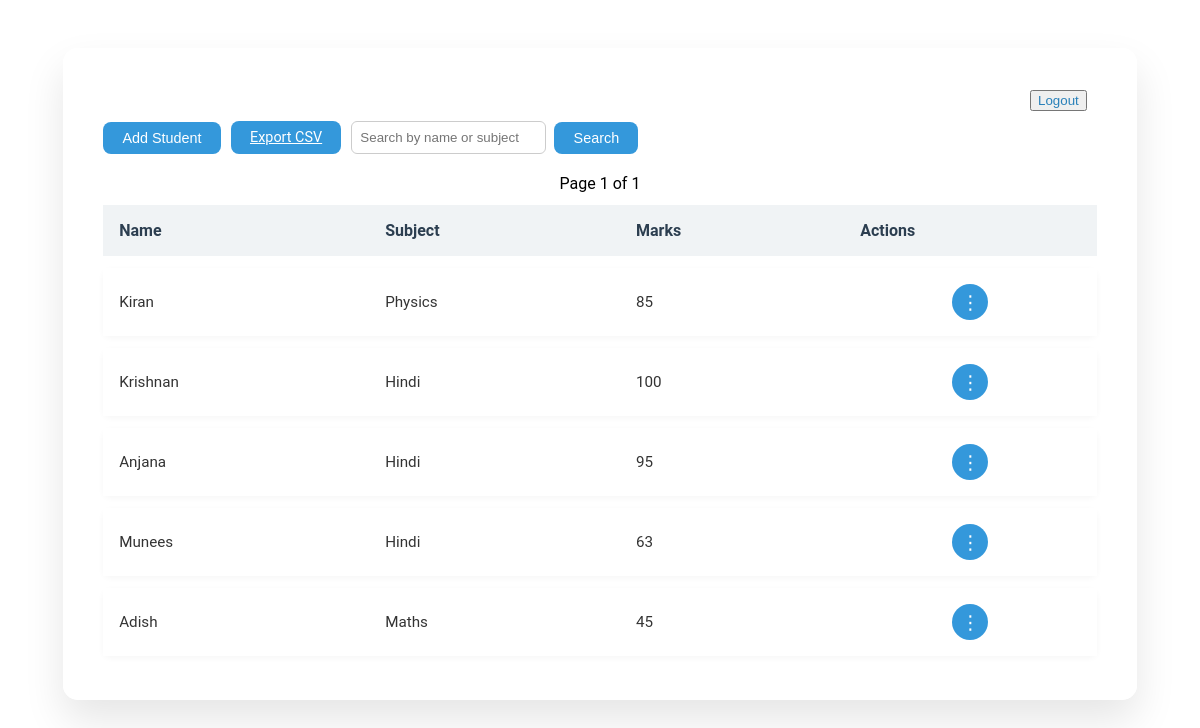
The page /home/?q=&page=2 (signed in) on the database as committed earlier.
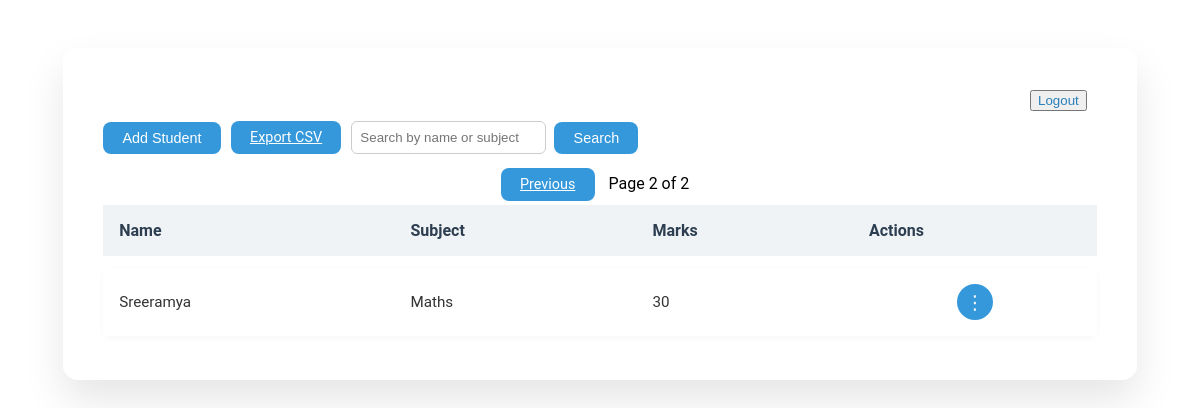
The same page on the database as committed later.
### core/models.py (models this page shows, shortened)
class Student(models.Model):
    name = models.CharField(max_length=100)
    subject = models.CharField(max_length=100)
    marks = models.PositiveIntegerField(default=0)
    class Meta:
        unique_together = ('name', 'subject')

### core/views.py (the view)
# urls.py: path('home/', views.home, name='home'),
@login_required
def home(request):
    query = request.GET.get('q', '')
    students = Student.objects.filter(
        name__icontains=query
    ) | Student.objects.filter(subject__icontains=query)
    paginator = Paginator(students, 5)  # 5 students per page
    page_number = request.GET.get('page')
    page_obj = paginator.get_page(page_number)
    return render(request, 'home.html', {
        'students': page_obj,
        'query': query,
        'page_obj': page_obj
    })

### core/templates/home.html (shortened to what this page needs)
{% load static %}
<!DOCTYPE html>
<html lang="en">
<head>
  <link rel="stylesheet" href="{% static 'css/style.css' %}">
</head>
<body class="dashboard-body">
  <div class="overlay">
    <div class="header" style="display: flex; justify-content: flex-end; padding: 10px;">
      <form action="{% url 'logout' %}" method="post" style="display:inline;">
        <button type="submit" class="logout">Logout</button>
      </form>
    </div>
    <div class="toolbar" style="display: flex; flex-wrap: wrap; gap: 10px; align-items: center; margin-bottom: 1rem;">
      <button class="btn" id="addBtn">Add Student</button>
      <a href="{% url 'export_csv' %}" class="btn">Export CSV</a>
      <form method="get" style="display: flex; gap: 8px; align-items: center; margin: 0;">
        <input type="text" name="q" placeholder="Search by name or subject"
               value="{{ query }}" style="padding: 8px; border-radius: 6px; border: 1px solid #ccc;">
        <button type="submit" class="btn">Search</button>
      </form>
    </div>
    <div style="margin-top: 20px; text-align: center;">
      {% if page_obj.has_previous %}
        <a href="?q={{ query }}&page={{ page_obj.previous_page_number }}" class="btn">Previous</a>
      {% endif %}
      <span style="margin: 0 10px;">Page {{ page_obj.number }} of {{ page_obj.paginator.num_pages }}</span>
    </div>
    <table>
      <thead>
        <tr>
          <th>Name</th>
          <th>Subject</th>
          <th>Marks</th>
          <th>Actions</th>
        </tr>
      </thead>
      <tbody>
        {% for student in page_obj %}
        <tr data-id="{{ student.id }}">
          <td>{{ student.name }}</td>
          <td>{{ student.subject }}</td>
          <td>{{ student.marks }}</td>
          <td>
            <div class="dropdown" id="dropdown-{{ student.id }}">
              <button class="dropdown-toggle" onclick="toggleDropdown(event, {{ student.id }})">&#8942;</button>
            </div>
          </td>
        </tr>
        {% empty %}
        <tr>
          <td colspan="4" style="text-align: center; color: #888;">No students found.</td>
        </tr>
        {% endfor %}
      </tbody>
    </table>
  </div>
</body>
</html>

### static/css/style.css (style rules this page uses)
body { margin: 0; font-family: 'Roboto', sans-serif; background: url('https://images.unsplash.com/photo-1577896851231-70ef18881754?auto=format&fit=crop&w=1500&q=80') no-repeat center center fixed; background-size: cover; display: flex; justify-content: center; align-items: flex-start; padding: 3rem; }
.overlay { background-color: rgba(255, 255, 255, 0.95); padding: 2rem 2.5rem; border-radius: 15px; box-shadow: 0 20px 40px rgba(0, 0, 0, 0.1); width: 90%; max-width: 1000px; }
.header { display: flex; justify-content: flex-end; padding: 10px; }
.logout { color: #2980b9; text-decoration: none; font-weight: 500; }
.btn { background-color: #3498db; color: white; border: none; padding: 0.5rem 1.2rem; border-radius: 8px; cursor: pointer; font-size: 0.9rem; }
table { width: 100%; border-collapse: separate; border-spacing: 0 12px; background-color: transparent; }
thead { background-color: #f7f9fc; }
th { background-color: #f0f3f5; padding: 1rem; color: #2c3e50; font-weight: 600; text-align: left; white-space: nowrap; }
tbody tr { background-color: #ffffff; box-shadow: 0 2px 6px rgba(0, 0, 0, 0.04); border-radius: 8px; overflow: hidden; }
td { padding: 1rem; font-size: 0.95rem; color: #333; white-space: nowrap; vertical-align: middle; position: relative; }
td:last-child { text-align: center; }
.dropdown { position: relative; display: inline-block; }
.dropdown-toggle { background-color: #3498db; border: none; color: #fff; font-size: 1.2rem; padding: 8px; border-radius: 50%; cursor: pointer; width: 36px; height: 36px; display: flex; justify-content: center; align-items: center; }

Rows that differ between the two databases and show on the page:
no longer on this page (row edited): Student: name "Kiran", subject "Physics", marks "85"
no longer on this page (row unchanged): Student: name "Krishnan", subject "Hindi", marks "100"
no longer on this page (row unchanged): Student: name "Anjana", subject "Hindi", marks "95"
no longer on this page (row unchanged): Student: name "Munees", subject "Hindi", marks "63"
no longer on this page (row unchanged): Student: name "Adish", subject "Maths", marks "45"
added Student: name "Sreeramya", subject "Maths", marks "30"
Other text that changed with them:
{{ page_obj.number }}: "1" → "2"
{{ page_obj.paginator.num_pages }}: "1" → "2"
text now shown: "Previous"
